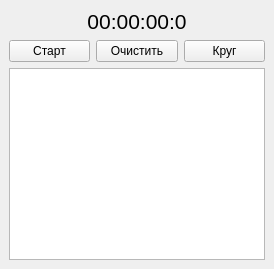
<?xml version="1.0" encoding="UTF-8"?>
<ui version="4.0">
 <class>MainWindow</class>
 <widget class="QMainWindow" name="MainWindow">
  <property name="windowTitle">
   <string>Секундомер</string>
  </property>
  <widget class="QWidget" name="centralwidget">
   <layout class="QVBoxLayout">
    <item>
     <widget class="QLabel" name="timeLabel">
      <property name="text">
       <string>00:00:00:0</string>
      </property>
      <property name="alignment">
       <set>Qt::AlignCenter</set>
      </property>
      <property name="font">
       <font>
        <pointsize>16</pointsize>
       </font>
      </property>
     </widget>
    </item>
    <item>
     <layout class="QHBoxLayout">
      <item>
       <widget class="QPushButton" name="btnStartStop">
        <property name="text">
         <string>Старт</string>
        </property>
       </widget>
      </item>
      <item>
       <widget class="QPushButton" name="btnReset">
        <property name="text">
         <string>Очистить</string>
        </property>
       </widget>
      </item>
      <item>
       <widget class="QPushButton" name="btnLap">
        <property name="text">
         <string>Круг</string>
        </property>
       </widget>
      </item>
     </layout>
    </item>
    <item>
     <widget class="QTextBrowser" name="textBrowser"/>
    </item>
   </layout>
  </widget>
 </widget>
 <resources/>
 <connections/>
</ui>
